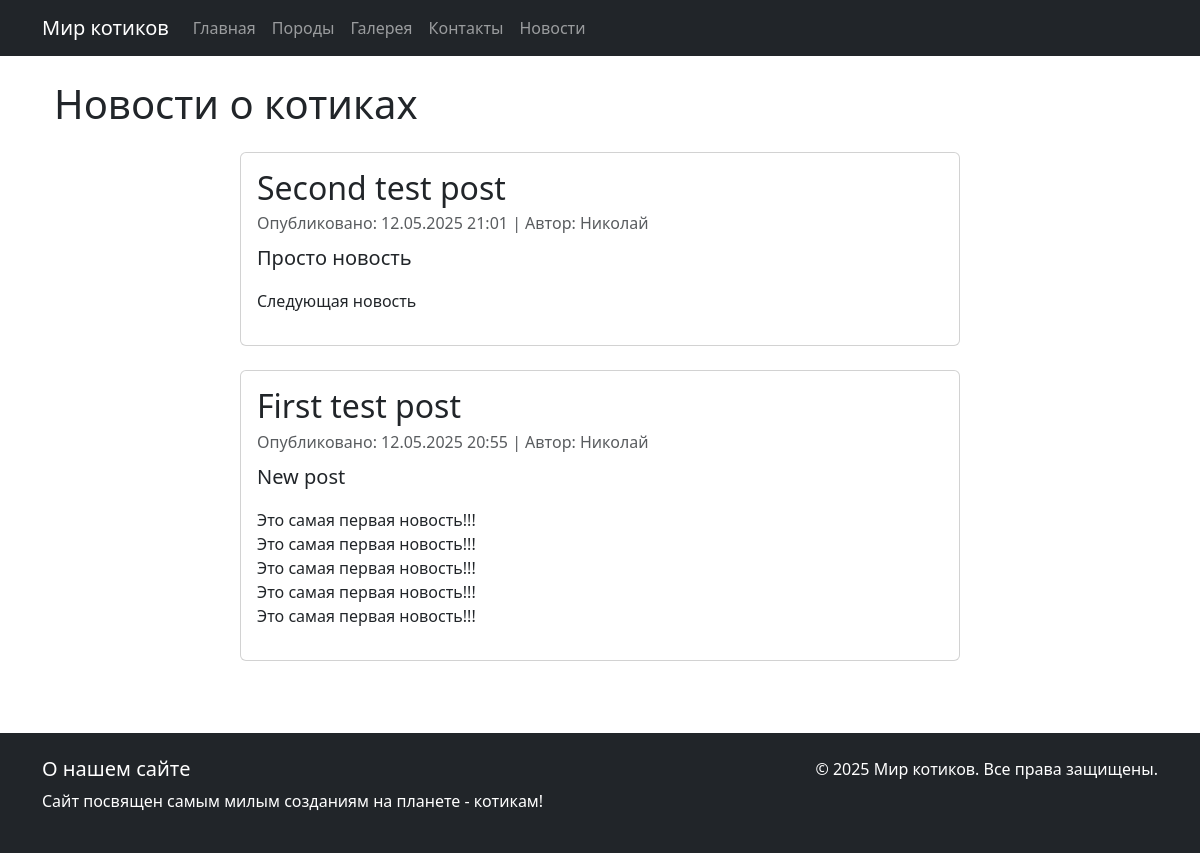
Page /news/ on the committed database.
### news/models.py (models this page shows, shortened)
class News_post(models.Model):
    title = models.CharField('Название новости', max_length=50)
    short_description = models.CharField('Краткое описание новости', max_length=200)
    text = models.TextField('Новость')
    pub_date = models.DateTimeField('Дата публикации', default=timezone.now)
    username = models.CharField('Имя пользователя', max_length=50)
    class Meta:
        verbose_name = 'Новость'
        verbose_name_plural = 'Новости'
        ordering = ['-pub_date']

### news/views.py (the view)
# urls.py: path('', views.news_list, name='news'),
def news_list(request):
    news = News_post.objects.all().order_by('-pub_date')
    return render(request, 'news/news.html', {'news': news})

### news/templates/news/news.html (shortened to what this page needs)
{% extends 'cats/base.html' %}
{% block content %}
<div class="container mt-4">
    <h1 class="mb-4">Новости о котиках</h1>
    <div class="row">
        <div class="col-md-8 mx-auto">
            {% for new in news %}
            <div class="card mb-4">
                <div class="card-body">
                    <h2 class="card-title">{{ new.title }}</h2>
                    <p class="card-subtitle mb-2 text-muted">
                        Опубликовано: {{ new.pub_date|date:"d.m.Y H:i" }} | Автор: {{ new.username }}
                    </p>
                    <p class="lead">{{ new.short_description }}</p>
                    <div class="card-text">{{ new.text|linebreaks }}</div>
                </div>
            </div>
            {% empty %}
            <div class="alert alert-info">
                Пока нет новостей. Зайдите позже!
            </div>
            {% endfor %}
        </div>
    </div>
</div>
{% endblock %}

### cats/templates/cats/base.html (shortened to what this page needs)
<!DOCTYPE html>
<html lang="ru">
<head>
    <link href="https://cdn.jsdelivr.net/npm/bootstrap@5.3.0/dist/css/bootstrap.min.css" rel="stylesheet">
</head>
<body>
    {% include 'cats/includes/menu.html' %}
    <div class="container mt-4">
        {% block content %}
        {% endblock %}
    </div>
    {% include 'cats/includes/footer.html' %}
</body>
</html>

### cats/templates/cats/includes/menu.html (shortened to what this page needs)
<nav class="navbar navbar-expand-lg navbar-dark bg-dark">
    <div class="container">
        <a class="navbar-brand" href="{% url 'index' %}">Мир котиков</a>
        <div class="collapse navbar-collapse" id="navbarNav">
            <ul class="navbar-nav">
                <li class="nav-item">
                    <a class="nav-link" href="{% url 'index' %}">Главная</a>
                </li>
                <li class="nav-item">
                    <a class="nav-link" href="{% url 'breeds' %}">Породы</a>
                </li>
                <li class="nav-item">
                    <a class="nav-link" href="{% url 'gallery' %}">Галерея</a>
                </li>
                <li class="nav-item">
                    <a class="nav-link" href="{% url 'contacts' %}">Контакты</a>
                </li>
                <li class="nav-item">
                    <a class="nav-link" href="{% url 'news' %}">Новости</a>
                </li>
            </ul>
        </div>
    </div>
</nav>

### cats/templates/cats/includes/footer.html
<footer class="bg-dark text-white mt-5">
    <div class="container py-4">
        <div class="row">
            <div class="col-md-6">
                <h5>О нашем сайте</h5>
                <p>Сайт посвящен самым милым созданиям на планете - котикам!</p>
            </div>
            <div class="col-md-6 text-md-end">
                <p>&copy; 2025 Мир котиков. Все права защищены.</p>
            </div>
        </div>
    </div>
</footer>

### rows in the picture
News_post: title "Second test post", pub_date "12.05.2025 21:01", username "Николай", short_description "Просто новость", text "Следующая новость"
News_post: title "First test post", pub_date "12.05.2025 20:55", username "Николай", short_description "New post", text "Это самая первая новость!!! Это самая первая новость!!! Это самая первая новость!!! Это самая первая новость!!! Это самая первая новость!!!"
